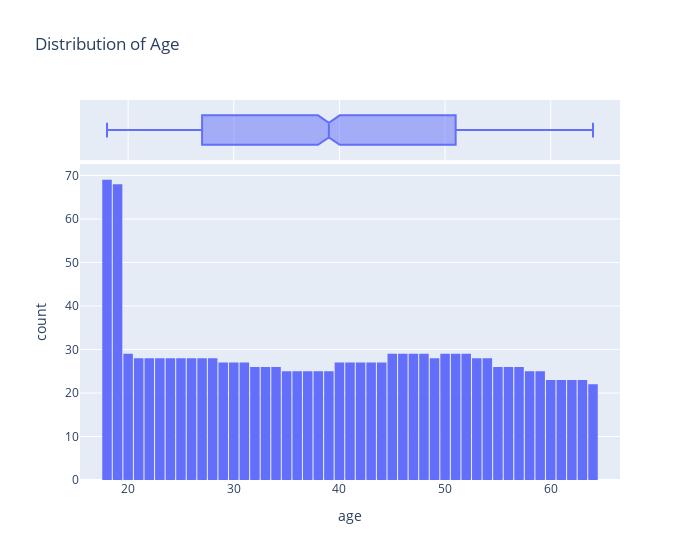

The code cell stored with this chart in its notebook:
### Markdown cell above
The maximum age is 64 and the minimum age is 18. So, when creating a historgram, we should create 47 bins

### Code cell
fig = px.histogram(medical_df, 
                   x='age', 
                   marginal='box', 
                   nbins=47, 
                   title='Distribution of Age')
fig.update_layout(bargap = 0.1, width = 700)
fig.show()

### Figure 1 — Plotly figure (JSON) as saved in the notebook; plotly's stock layout.template omitted (floating-point values rounded to 4 significant figures; data arrays with more than 128 entries replaced by an {"elided": "..."} marker saying what was removed)
{"data": [{"alignmentgroup": "True", "bingroup": "x", "hovertemplate": "age=%{x}<br>count=%{y}<extra></extra>", "legendgroup": "", "marker": {"color": "#636efa", "pattern": {"shape": ""}}, "name": "", "nbinsx": 47, "offsetgroup": "", "orientation": "v", "showlegend": false, "type": "histogram", "x": {"elided": "1338 int values"}, "xaxis": "x", "yaxis": "y"}, {"alignmentgroup": "True", "hovertemplate": "age=%{x}<extra></extra>", "legendgroup": "", "marker": {"color": "#636efa"}, "name": "", "notched": true, "offsetgroup": "", "showlegend": false, "type": "box", "x": {"elided": "1338 int values"}, "xaxis": "x2", "yaxis": "y2"}], "layout": {"bargap": 0.1, "barmode": "relative", "legend": {"tracegroupgap": 0}, "title": {"text": "Distribution of Age"}, "width": 700, "xaxis": {"anchor": "y", "domain": [0, 1], "title": {"text": "age"}}, "xaxis2": {"anchor": "y2", "domain": [0, 1], "matches": "x", "showgrid": true, "showticklabels": false}, "yaxis": {"anchor": "x", "domain": [0, 0.8316], "title": {"text": "count"}}, "yaxis2": {"anchor": "x2", "domain": [0.8416, 1], "matches": "y2", "showgrid": false, "showline": false, "showticklabels": false, "ticks": ""}}}
